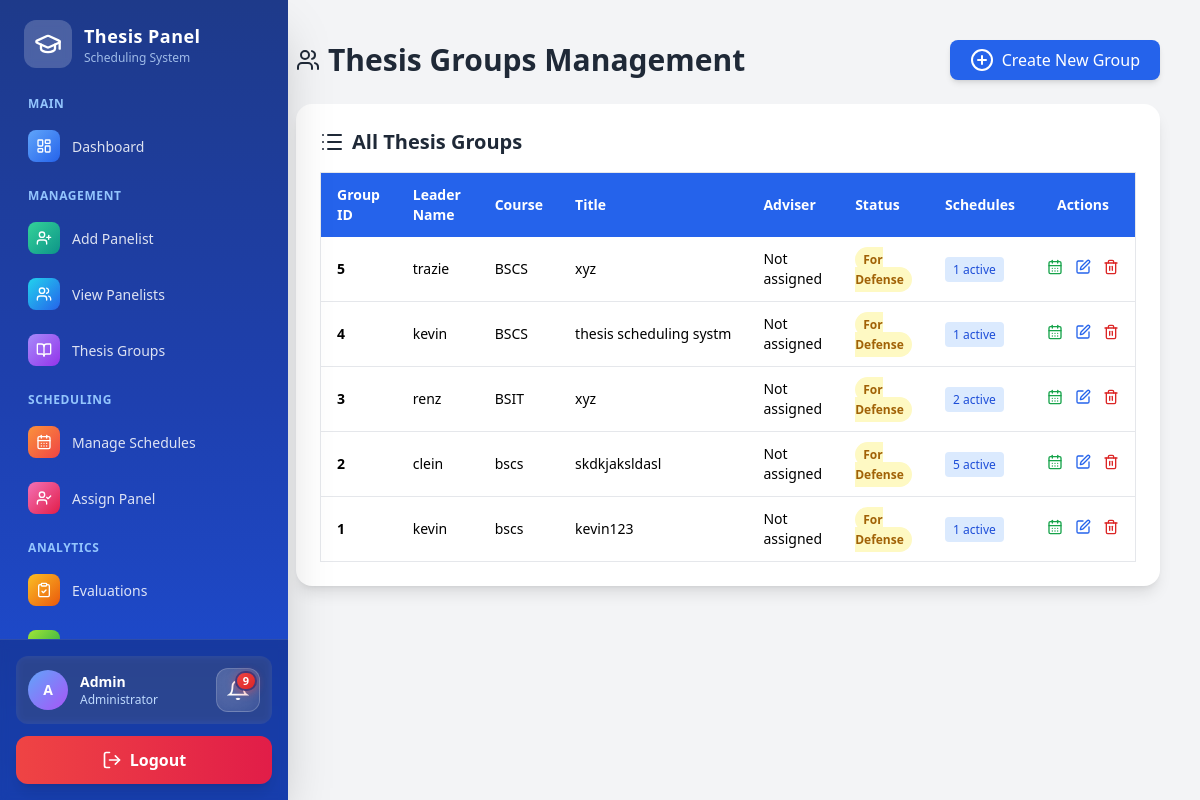
The page /admin/groups/manage.php (signed in) on the database its author committed.
### tables this page shows
CREATE TABLE `thesis_group` (
  `group_id` int(11) NOT NULL AUTO_INCREMENT,
  `created_at` datetime DEFAULT current_timestamp(),
  `title` varchar(255) NOT NULL,
  `leader_name` varchar(100) NOT NULL,
  `members` text DEFAULT NULL,
  `course` varchar(100) DEFAULT NULL,
  `status` enum('For Defense','Defended','Pending') DEFAULT 'Pending',
  PRIMARY KEY (`group_id`)
);

### admin/groups/manage.php (the view, shortened to what this page needs)
<?php
$db = new Database();
$conn = $db->connect();
$message = '';
try {
    $stmt = $conn->query("
        SELECT
            tg.*,
            t.title as thesis_title,
            t.adviser_id,
            CONCAT(f.first_name, ' ', f.last_name) as adviser_name,
            (SELECT COUNT(*) FROM schedule s WHERE s.group_id = tg.group_id AND s.status NOT IN ('Cancelled', 'Completed', 'Done')) as active_schedules
        FROM thesis_group tg
        LEFT JOIN thesis t ON tg.group_id = t.group_id
        LEFT JOIN faculty f ON t.adviser_id = f.panelist_id
        ORDER BY tg.group_id DESC
    ");
    $groups = $stmt->fetchAll(PDO::FETCH_ASSOC);
} catch (PDOException $e) {
    $groups = [];
    $message .= '<div class="bg-red-100 text-red-700 border border-red-400 p-4 rounded-lg mb-4 flex items-center gap-2">
                 <i data-lucide="alert-triangle" class="w-5 h-5"></i>
                 <span>Error fetching groups: ' . htmlspecialchars($e->getMessage()) . '</span>
                 </div>';
}
?>
<!DOCTYPE html>
<html lang="en">
<head>
    <script src="/Thesis/assets/js/tailwind.js"></script>
</head>
<body class="bg-gray-100 flex min-h-screen">
<?php include __DIR__ . '/../sidebar.php'; ?>
<main class="flex-1 ml-64 p-10">
    <div class="flex justify-between items-center mb-6">
        <h1 class="text-3xl font-bold text-gray-800 flex items-center gap-2">
            <i data-lucide="users"></i> Thesis Groups Management
        </h1>
        <button onclick="toggleModal('createModal')" class="bg-blue-600 text-white px-5 py-2 rounded-lg hover:bg-blue-700 flex items-center gap-2 shadow-md transition">
            <i data-lucide="plus-circle"></i> Create New Group
        </button>
    </div>
    <div class="bg-white shadow-lg rounded-2xl p-6 overflow-x-auto">
        <h2 class="text-xl font-semibold mb-4 flex items-center gap-2 text-gray-800">
            <i data-lucide="list"></i> All Thesis Groups
        </h2>
        <table class="min-w-full border border-gray-200 text-sm">
            <thead class="bg-blue-600 text-white">
                <tr>
                    <th class="px-4 py-3 text-left">Group ID</th>
                    <th class="px-4 py-3 text-left">Leader Name</th>
                    <th class="px-4 py-3 text-left">Course</th>
                    <th class="px-4 py-3 text-left">Title</th>
                    <th class="px-4 py-3 text-left">Adviser</th>
                    <th class="px-4 py-3 text-left">Status</th>
                    <th class="px-4 py-3 text-left">Schedules</th>
                    <th class="px-4 py-3 text-center">Actions</th>
                </tr>
            </thead>
            <tbody>
                <?php if (!empty($groups)): ?>
                    <?php foreach ($groups as $group): ?>
                        <tr class="border-b hover:bg-gray-50 transition">
                            <td class="px-4 py-3 font-semibold"><?= htmlspecialchars($group['group_id']) ?></td>
                            <td class="px-4 py-3"><?= htmlspecialchars($group['leader_name']) ?></td>
                            <td class="px-4 py-3"><?= htmlspecialchars($group['course']) ?></td>
                            <td class="px-4 py-3 max-w-xs truncate" title="<?= htmlspecialchars($group['thesis_title'] ?? $group['title'] ?? 'No title') ?>">
                                <?= htmlspecialchars(substr($group['thesis_title'] ?? $group['title'] ?? 'No title', 0, 50)) ?>
                            </td>
                            <td class="px-4 py-3">
                                <?= htmlspecialchars($group['adviser_name'] ?? 'Not assigned') ?>
                            </td>
                            <td class="px-4 py-3">
                                <span class="px-2 py-1 rounded-full text-xs font-semibold
                                    <?php
                                        if ($group['status'] === 'For Defense') echo 'bg-yellow-100 text-yellow-700';
                                        elseif ($group['status'] === 'Defended') echo 'bg-green-100 text-green-700';
                                        else echo 'bg-gray-100 text-gray-700';
                                    ?>">
                                    <?= htmlspecialchars($group['status']) ?>
                                </span>
                            </td>
                            <td class="px-4 py-3">
                                <?php if ($group['active_schedules'] > 0): ?>
                                    <span class="px-2 py-1 bg-blue-100 text-blue-700 rounded text-xs font-medium">
                                        <?= $group['active_schedules'] ?> active
                                    </span>
                                <?php else: ?>
                                    <span class="text-gray-400 text-xs">None</span>
                                <?php endif; ?>
                            </td>
                            <td class="px-4 py-3 text-center">
                                <div class="inline-flex items-center gap-3">
                                    <a href="../schedules/manage.php?group_id=<?= $group['group_id'] ?>" class="text-green-600 hover:text-green-800" title="Manage Schedules">
                                        <i data-lucide="calendar-days" class="w-4 h-4"></i>
                                    </a>
                                    <button onclick='editGroup(<?= htmlspecialchars(json_encode($group), ENT_QUOTES, 'UTF-8') ?>)' class="text-blue-600 hover:text-blue-800" title="Edit">
                                        <i data-lucide="edit" class="w-4 h-4"></i>
                                    </button>
                                    <button onclick="confirmDelete(<?= $group['group_id'] ?>, '<?= htmlspecialchars(addslashes($group['leader_name']), ENT_QUOTES) ?>')" class="text-red-600 hover:text-red-800" title="Delete">
                                        <i data-lucide="trash-2" class="w-4 h-4"></i>
                                    </button>
                                </div>
                            </td>
                        </tr>
                    <?php endforeach; ?>
                <?php else: ?>
                    <tr><td colspan="8" class="text-center py-6 text-gray-500">No thesis groups found. Create one to get started!</td></tr>
                <?php endif; ?>
            </tbody>
        </table>
    </div>
</main>
</body>
</html>

### rows shown on the page
thesis_group: group_id "5", leader_name "trazie", course "BSCS", title "xyz", adviser_name "Not assigned", status "For Defense", active_schedules "1"
thesis_group: group_id "4", leader_name "kevin", course "BSCS", title "thesis scheduling systm", adviser_name "Not assigned", status "For Defense", active_schedules "1"
thesis_group: group_id "3", leader_name "renz", course "BSIT", title "xyz", adviser_name "Not assigned", status "For Defense", active_schedules "2"
thesis_group: group_id "2", leader_name "clein", course "bscs", title "skdkjaksldasl", adviser_name "Not assigned", status "For Defense", active_schedules "5"
thesis_group: group_id "1", leader_name "kevin", course "bscs", title "kevin123", adviser_name "Not assigned", status "For Defense", active_schedules "1"

### other values the page prints
substr($_SESSION['admin_name'] ?? 'A', 0, 1) "A"
$_SESSION['admin_name'] "Admin"
$unread_count "9"
